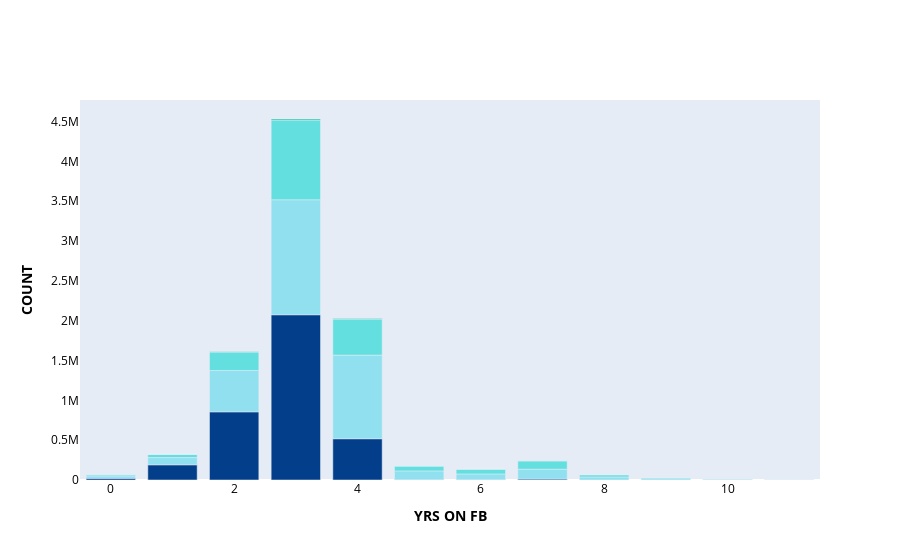

Write notebook code for a chart like this one.
### Code cell
#Plot Yrs on FB
# groupby location and sex

location = result.groupby(['yrs_fb', 'sex'], sort=True, group_keys = True).count()
location_ = location.reset_index()
df = pd.DataFrame(data=location_, columns = ['yrs_fb', 'sex', 'user_id'])
#user_id column is actually the count breakdown from sex to location which has 147 combinations
x=df.iloc[:,0]
y=df.iloc[:,2]
# print(df)
sex_colours = df['sex']

fig = go.Figure()
fig.add_trace(go.Bar(
    x=df.iloc[:,0],
    y=df.iloc[:,2],
    marker=dict(color=cols(sex_colours)),
    hovertext= 
             '<b>Age</b>: ' + df['sex'].astype(str) + '<br>' +
             '<b>Count </b>: ' + [f'{x:,.0f}' for x in df['user_id']]+ '<br>'

))

# sex0 = len(result[result['sex'] == '0'])
# sex1 = len(result[result['sex'] == '1'])
# sex2 = len(result[result['sex'] == '2'])
# sex3 = len(result[result['sex'] == '3'])
# unknown = len(result[result['sex'] == 'unknown'])


fig.update_layout(go.Layout(
     
     titlefont={'color':'black',
     'size':12},
     hovermode='closest',
     legend={'orientation':'h',
     'xanchor':'center','x': 0.5, 'y':-0.7},
     xaxis = dict(title='<b>YRS ON FB</b>',
                    color='black',
                    showline = False,
                    showgrid=False),
     yaxis= dict(title='<b>COUNT</b>',
            color='black',
            showline = False,
            showgrid=False)))

fig.show()

### Figure 1 — Plotly figure (JSON) as saved in the notebook; plotly's stock layout.template omitted (floating-point values rounded to 4 significant figures)
{"data": [{"hovertext": ["<b>Age</b>: 0<br><b>Count </b>: 21,323<br>", "<b>Age</b>: 1<br><b>Count </b>: 29,707<br>", "<b>Age</b>: 2<br><b>Count </b>: 14,920<br>", "<b>Age</b>: 3<br><b>Count </b>: 191<br>", "<b>Age</b>: 0<br><b>Count </b>: 190,791<br>", "<b>Age</b>: 1<br><b>Count </b>: 91,223<br>", "<b>Age</b>: 2<br><b>Count </b>: 39,148<br>", "<b>Age</b>: 3<br><b>Count </b>: 341<br>", "<b>Age</b>: 0<br><b>Count </b>: 855,973<br>", "<b>Age</b>: 1<br><b>Count </b>: 518,521<br>", "<b>Age</b>: 2<br><b>Count </b>: 233,072<br>", "<b>Age</b>: 3<br><b>Count </b>: 1,721<br>", "<b>Age</b>: 0<br><b>Count </b>: 2,074,770<br>", "<b>Age</b>: 1<br><b>Count </b>: 1,443,623<br>", "<b>Age</b>: 2<br><b>Count </b>: 1,001,550<br>", "<b>Age</b>: 3<br><b>Count </b>: 12,623<br>", "<b>Age</b>: 0<br><b>Count </b>: 518,115<br>", "<b>Age</b>: 1<br><b>Count </b>: 1,049,937<br>", "<b>Age</b>: 2<br><b>Count </b>: 452,938<br>", "<b>Age</b>: 3<br><b>Count </b>: 6,997<br>", "<b>Age</b>: 0<br><b>Count </b>: 1,970<br>", "<b>Age</b>: 1<br><b>Count </b>: 112,337<br>", "<b>Age</b>: 2<br><b>Count </b>: 60,262<br>", "<b>Age</b>: 3<br><b>Count </b>: 48<br>", "<b>Age</b>: 0<br><b>Count </b>: 2,100<br>", "<b>Age</b>: 1<br><b>Count </b>: 74,270<br>", "<b>Age</b>: 2<br><b>Count </b>: 59,064<br>", "<b>Age</b>: 3<br><b>Count </b>: 4<br>", "<b>Age</b>: 0<br><b>Count </b>: 11,773<br>", "<b>Age</b>: 1<br><b>Count </b>: 124,036<br>", "<b>Age</b>: 2<br><b>Count </b>: 104,776<br>", "<b>Age</b>: 3<br><b>Count </b>: 1<br>", "<b>Age</b>: 0<br><b>Count </b>: 43<br>", "<b>Age</b>: 1<br><b>Count </b>: 38,373<br>", "<b>Age</b>: 2<br><b>Count </b>: 24,146<br>", "<b>Age</b>: 0<br><b>Count </b>: 1<br>", "<b>Age</b>: 1<br><b>Count </b>: 16,135<br>", "<b>Age</b>: 2<br><b>Count </b>: 10,125<br>", "<b>Age</b>: 1<br><b>Count </b>: 4,451<br>", "<b>Age</b>: 2<br><b>Count </b>: 3,481<br>", "<b>Age</b>: 1<br><b>Count </b>: 2,483<br>", "<b>Age</b>: 2<br><b>Count </b>: 1,754<br>"], "marker": {"color": ["#023E8A", "#90E0EF", "#64dfdf", "#00B48D", "#023E8A", "#90E0EF", "#64dfdf", "#00B48D", "#023E8A", "#90E0EF", "#64dfdf", "#00B48D", "#023E8A", "#90E0EF", "#64dfdf", "#00B48D", "#023E8A", "#90E0EF", "#64dfdf", "#00B48D", "#023E8A", "#90E0EF", "#64dfdf", "#00B48D", "#023E8A", "#90E0EF", "#64dfdf", "#00B48D", "#023E8A", "#90E0EF", "#64dfdf", "#00B48D", "#023E8A", "#90E0EF", "#64dfdf", "#023E8A", "#90E0EF", "#64dfdf", "#90E0EF", "#64dfdf", "#90E0EF", "#64dfdf"]}, "type": "bar", "x": [0, 0, 0, 0, 1, 1, 1, 1, 2, 2, 2, 2, 3, 3, 3, 3, 4, 4, 4, 4, 5, 5, 5, 5, 6, 6, 6, 6, 7, 7, 7, 7, 8, 8, 8, 9, 9, 9, 10, 10, 11, 11], "y": [21323, 29707, 14920, 191, 190791, 91223, 39148, 341, 855973, 518521, 233072, 1721, 2074770, 1443623, 1001550, 12623, 518115, 1049937, 452938, 6997, 1970, 112337, 60262, 48, 2100, 74270, 59064, 4, 11773, 124036, 104776, 1, 43, 38373, 24146, 1, 16135, 10125, 4451, 3481, 2483, 1754]}], "layout": {"hovermode": "closest", "legend": {"orientation": "h", "x": 0.5, "xanchor": "center", "y": -0.7}, "title": {"font": {"color": "black", "size": 12}}, "xaxis": {"color": "black", "showgrid": false, "showline": false, "title": {"text": "<b>YRS ON FB</b>"}}, "yaxis": {"color": "black", "showgrid": false, "showline": false, "title": {"text": "<b>COUNT</b>"}}}}
